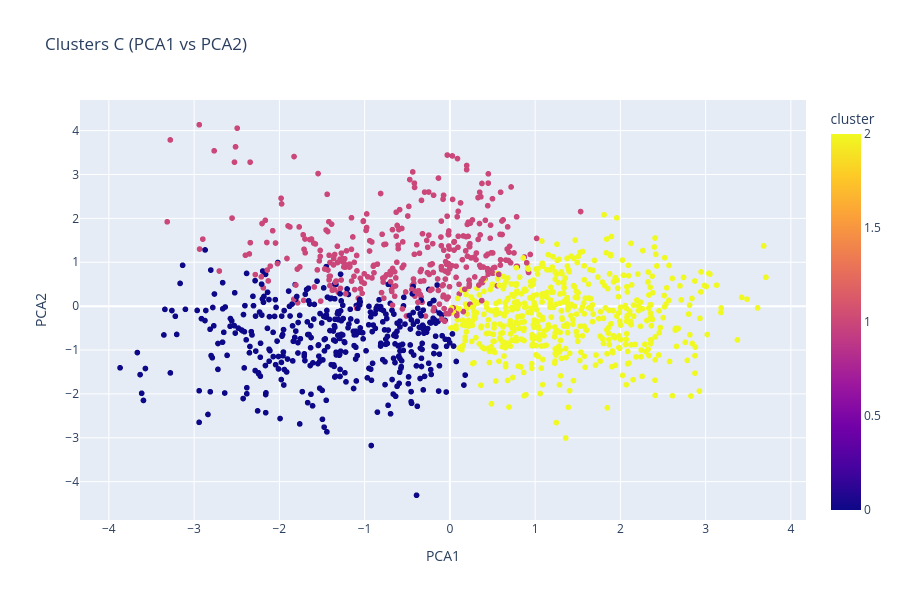

The notebook cell this image was saved under:
### Markdown cell above
Cluster 0 — Interior Rebounder
Très forte contribution au rebond offensif et défensif.Protection du cercle correcte.Très peu de tirs à 3 points.Usage offensif modéré.
Cluster 1 — Star Forward / Inside Scorer
Usage offensif très élevé.Bonne efficacité offensive (TS% élevé).Très bon rebond défensif.Peu de tirs extérieurs.
Cluster 2 — Stretch Four
Très forte proportion de tirs à 3 points (3P_AR élevé).Moins présent au rebond.Usage offensif plus faible.Bonne efficacité offensive.

### Code cell
import plotly.express as px
import pandas as pd


plot_df = pd.DataFrame({
    'PCA1': pca_result[:, 0],
    'PCA2': pca_result[:, 1],
    'cluster': df_pf['cluster'],
    'player': df_pf['player'],
    'team': df_pf['team'],
    'season': df_pf['season']
})

fig = px.scatter(
    plot_df,
    x='PCA1',
    y='PCA2',
    color='cluster',
    hover_data=['player', 'team', 'season'],
    title="Clusters C (PCA1 vs PCA2)",
    width=900,
    height=600
)

fig.show()

### Figure 1 — Plotly figure (JSON) as saved in the notebook; plotly's stock layout.template omitted (floating-point values rounded to 4 significant figures; data arrays with more than 128 entries replaced by an {"elided": "..."} marker saying what was removed)
{"data": [{"customdata": {"elided": "1330x3 mixed values"}, "hovertemplate": "PCA1=%{x}<br>PCA2=%{y}<br>player=%{customdata[0]}<br>team=%{customdata[1]}<br>season=%{customdata[2]}<br>cluster=%{marker.color}<extra></extra>", "legendgroup": "", "marker": {"color": {"elided": "1330 int values"}, "coloraxis": "coloraxis", "symbol": "circle"}, "mode": "markers", "name": "", "showlegend": false, "type": "scattergl", "x": {"elided": "1330 float values"}, "xaxis": "x", "y": {"elided": "1330 float values"}, "yaxis": "y"}], "layout": {"coloraxis": {"colorbar": {"title": {"text": "cluster"}}, "colorscale": [[0, "#0d0887"], [0.1111, "#46039f"], [0.2222, "#7201a8"], [0.3333, "#9c179e"], [0.4444, "#bd3786"], [0.5556, "#d8576b"], [0.6667, "#ed7953"], [0.7778, "#fb9f3a"], [0.8889, "#fdca26"], [1, "#f0f921"]]}, "height": 600, "legend": {"tracegroupgap": 0}, "title": {"text": "Clusters C (PCA1 vs PCA2)"}, "width": 900, "xaxis": {"anchor": "y", "domain": [0, 1], "title": {"text": "PCA1"}}, "yaxis": {"anchor": "x", "domain": [0, 1], "title": {"text": "PCA2"}}}}
